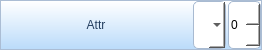
<?xml version="1.0" encoding="UTF-8"?>
<ui version="4.0">
 <class>WgIntListEditor</class>
 <widget class="QWidget" name="WgIntListEditor">
  <property name="geometry">
   <rect>
    <x>0</x>
    <y>0</y>
    <width>262</width>
    <height>50</height>
   </rect>
  </property>
  <property name="sizePolicy">
   <sizepolicy hsizetype="Ignored" vsizetype="Fixed">
    <horstretch>0</horstretch>
    <verstretch>0</verstretch>
   </sizepolicy>
  </property>
  <property name="windowTitle">
   <string>Form</string>
  </property>
  <property name="styleSheet">
   <string notr="true">border:1px solid rgb(171,189,212);
background-color: qlineargradient(spread:pad, x1:1, y1:0, x2:0.999955, y2:0.983, stop:0 rgba(255, 255, 255, 255), stop:1 rgba(188, 220, 250, 255));</string>
  </property>
  <layout class="QHBoxLayout" name="horizontalLayout">
   <property name="spacing">
    <number>2</number>
   </property>
   <property name="leftMargin">
    <number>1</number>
   </property>
   <property name="topMargin">
    <number>1</number>
   </property>
   <property name="rightMargin">
    <number>1</number>
   </property>
   <property name="bottomMargin">
    <number>1</number>
   </property>
   <item>
    <widget class="QLabel" name="labName">
     <property name="sizePolicy">
      <sizepolicy hsizetype="Fixed" vsizetype="Ignored">
       <horstretch>0</horstretch>
       <verstretch>0</verstretch>
      </sizepolicy>
     </property>
     <property name="minimumSize">
      <size>
       <width>190</width>
       <height>0</height>
      </size>
     </property>
     <property name="maximumSize">
      <size>
       <width>190</width>
       <height>16777215</height>
      </size>
     </property>
     <property name="font">
      <font>
       <family>Microsoft YaHei UI</family>
      </font>
     </property>
     <property name="styleSheet">
      <string notr="true">color: rgb(35, 62, 95);
border: none;</string>
     </property>
     <property name="text">
      <string>Attr</string>
     </property>
     <property name="alignment">
      <set>Qt::AlignCenter</set>
     </property>
    </widget>
   </item>
   <item>
    <widget class="QComboBox" name="comboBoxIndex">
     <property name="enabled">
      <bool>true</bool>
     </property>
     <property name="sizePolicy">
      <sizepolicy hsizetype="Ignored" vsizetype="Ignored">
       <horstretch>0</horstretch>
       <verstretch>0</verstretch>
      </sizepolicy>
     </property>
     <property name="minimumSize">
      <size>
       <width>0</width>
       <height>0</height>
      </size>
     </property>
     <property name="maximumSize">
      <size>
       <width>16777215</width>
       <height>16777215</height>
      </size>
     </property>
     <property name="font">
      <font>
       <family>Microsoft YaHei UI</family>
      </font>
     </property>
     <property name="focusPolicy">
      <enum>Qt::WheelFocus</enum>
     </property>
     <property name="styleSheet">
      <string notr="true">QComboBox {
	border:1px solid rgb(168, 186, 209);
	border-radius: 5px;
	background: rgb(255, 255, 255);
	color: rgb(0, 0, 0);
}

QComboBox::hover
{
	background-color: rgb(255, 255, 191);
}

QComboBox QAbstractItemView {
    border:1px solid rgb(238, 107, 71);
    background-color: rgb(255, 255, 191);
    selection-background-color: rgb(238, 107, 71);
}
</string>
     </property>
    </widget>
   </item>
   <item>
    <widget class="QSpinBox" name="spinBoxValue">
     <property name="sizePolicy">
      <sizepolicy hsizetype="Ignored" vsizetype="Ignored">
       <horstretch>0</horstretch>
       <verstretch>0</verstretch>
      </sizepolicy>
     </property>
     <property name="minimumSize">
      <size>
       <width>0</width>
       <height>0</height>
      </size>
     </property>
     <property name="maximumSize">
      <size>
       <width>16777215</width>
       <height>16777215</height>
      </size>
     </property>
     <property name="styleSheet">
      <string notr="true">QSpinBox {
	border:1px solid rgb(168, 186, 209);
	border-radius: 5px;
	background: rgb(255, 255, 255);
	color: rgb(0, 0, 0);
}

QSpinBox::hover
{
	background-color: rgb(255, 255, 191);
}

QSpinBox QAbstractItemView {
    border:1px solid rgb(238, 107, 71);
    background-color: rgb(255, 255, 191);
    selection-background-color: rgb(238, 107, 71);
}</string>
     </property>
    </widget>
   </item>
  </layout>
 </widget>
 <resources/>
 <connections/>
</ui>
